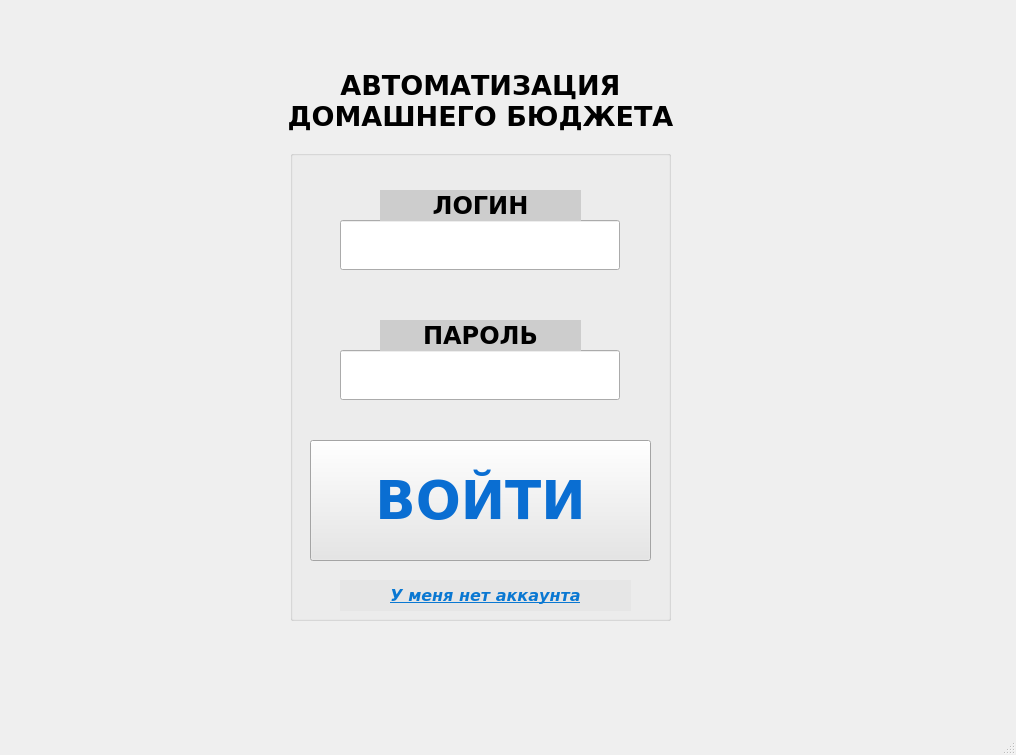
<?xml version="1.0" encoding="UTF-8"?>
<ui version="4.0">
 <class>MainWindow</class>
 <widget class="QMainWindow" name="MainWindow">
  <property name="geometry">
   <rect>
    <x>0</x>
    <y>0</y>
    <width>1016</width>
    <height>755</height>
   </rect>
  </property>
  <property name="minimumSize">
   <size>
    <width>1016</width>
    <height>755</height>
   </size>
  </property>
  <property name="maximumSize">
   <size>
    <width>1016</width>
    <height>755</height>
   </size>
  </property>
  <property name="windowTitle">
   <string>MainWindow</string>
  </property>
  <property name="styleSheet">
   <string notr="true">QWidget#centralwidget {
	background-image: url(C:/git/budgetAuto/budgetAutomation/resources/budget_back.jpg);
}
</string>
  </property>
  <widget class="QWidget" name="centralwidget">
   <widget class="QGroupBox" name="groupBox">
    <property name="geometry">
     <rect>
      <x>290</x>
      <y>150</y>
      <width>381</width>
      <height>471</height>
     </rect>
    </property>
    <property name="title">
     <string/>
    </property>
    <widget class="QLineEdit" name="login_line">
     <property name="geometry">
      <rect>
       <x>50</x>
       <y>70</y>
       <width>280</width>
       <height>50</height>
      </rect>
     </property>
     <property name="font">
      <font>
       <family>Verdana</family>
       <pointsize>12</pointsize>
      </font>
     </property>
     <property name="alignment">
      <set>Qt::AlignCenter</set>
     </property>
    </widget>
    <widget class="QLineEdit" name="password_line">
     <property name="geometry">
      <rect>
       <x>50</x>
       <y>200</y>
       <width>280</width>
       <height>50</height>
      </rect>
     </property>
     <property name="font">
      <font>
       <family>Verdana</family>
       <pointsize>12</pointsize>
      </font>
     </property>
     <property name="echoMode">
      <enum>QLineEdit::Password</enum>
     </property>
     <property name="alignment">
      <set>Qt::AlignCenter</set>
     </property>
    </widget>
    <widget class="QLabel" name="label_2">
     <property name="geometry">
      <rect>
       <x>90</x>
       <y>40</y>
       <width>201</width>
       <height>31</height>
      </rect>
     </property>
     <property name="font">
      <font>
       <family>Verdana</family>
       <pointsize>18</pointsize>
       <weight>75</weight>
       <italic>false</italic>
       <bold>true</bold>
      </font>
     </property>
     <property name="styleSheet">
      <string notr="true">color: rgb(0, 0, 0);
background-color: rgb(205, 205, 205);
</string>
     </property>
     <property name="text">
      <string>ЛОГИН</string>
     </property>
     <property name="alignment">
      <set>Qt::AlignCenter</set>
     </property>
    </widget>
    <widget class="QLabel" name="label_3">
     <property name="geometry">
      <rect>
       <x>90</x>
       <y>170</y>
       <width>201</width>
       <height>31</height>
      </rect>
     </property>
     <property name="font">
      <font>
       <family>Verdana</family>
       <pointsize>18</pointsize>
       <weight>75</weight>
       <bold>true</bold>
      </font>
     </property>
     <property name="styleSheet">
      <string notr="true">color: rgb(0, 0, 0);
background-color: rgb(205, 205, 205);</string>
     </property>
     <property name="text">
      <string>ПАРОЛЬ</string>
     </property>
     <property name="alignment">
      <set>Qt::AlignCenter</set>
     </property>
    </widget>
    <widget class="QPushButton" name="enter_button">
     <property name="geometry">
      <rect>
       <x>20</x>
       <y>290</y>
       <width>341</width>
       <height>121</height>
      </rect>
     </property>
     <property name="font">
      <font>
       <family>Verdana</family>
       <pointsize>40</pointsize>
       <weight>75</weight>
       <bold>true</bold>
      </font>
     </property>
     <property name="cursor">
      <cursorShape>PointingHandCursor</cursorShape>
     </property>
     <property name="styleSheet">
      <string notr="true">color: rgb(10,110, 210);
background-color: rgb(230, 230, 230);
selection-background-color: rgb(204, 204, 204);</string>
     </property>
     <property name="text">
      <string>ВОЙТИ</string>
     </property>
    </widget>
    <widget class="QLabel" name="register_button">
     <property name="geometry">
      <rect>
       <x>50</x>
       <y>430</y>
       <width>291</width>
       <height>31</height>
      </rect>
     </property>
     <property name="font">
      <font>
       <family>Verdana</family>
       <pointsize>12</pointsize>
       <weight>75</weight>
       <italic>true</italic>
       <bold>true</bold>
       <underline>true</underline>
       <strikeout>false</strikeout>
      </font>
     </property>
     <property name="cursor">
      <cursorShape>PointingHandCursor</cursorShape>
     </property>
     <property name="layoutDirection">
      <enum>Qt::RightToLeft</enum>
     </property>
     <property name="styleSheet">
      <string notr="true">color: rgb(10, 120, 210);
background-color:  rgb(230, 230, 230);
selection-background-color: rgb(204, 204, 204);</string>
     </property>
     <property name="text">
      <string>У меня нет аккаунта</string>
     </property>
     <property name="alignment">
      <set>Qt::AlignCenter</set>
     </property>
    </widget>
   </widget>
   <widget class="QLabel" name="label_4">
    <property name="geometry">
     <rect>
      <x>240</x>
      <y>10</y>
      <width>481</width>
      <height>181</height>
     </rect>
    </property>
    <property name="font">
     <font>
      <family>Verdana</family>
      <pointsize>20</pointsize>
      <weight>75</weight>
      <bold>true</bold>
     </font>
    </property>
    <property name="styleSheet">
     <string notr="true">color: rgb(0, 0, 0);</string>
    </property>
    <property name="text">
     <string>АВТОМАТИЗАЦИЯ ДОМАШНЕГО БЮДЖЕТА</string>
    </property>
    <property name="alignment">
     <set>Qt::AlignCenter</set>
    </property>
    <property name="wordWrap">
     <bool>true</bool>
    </property>
   </widget>
  </widget>
  <widget class="QMenuBar" name="menubar">
   <property name="geometry">
    <rect>
     <x>0</x>
     <y>0</y>
     <width>1016</width>
     <height>26</height>
    </rect>
   </property>
  </widget>
  <widget class="QStatusBar" name="statusbar"/>
 </widget>
 <resources/>
 <connections/>
</ui>
